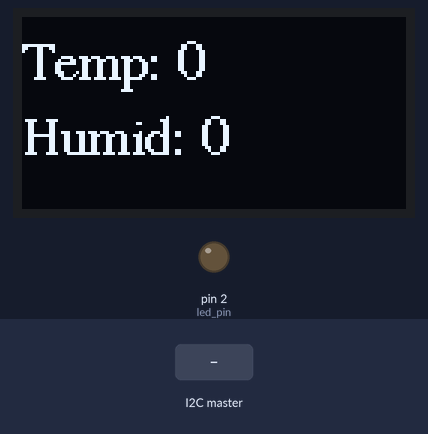
Recording of a sketch running on a simulated Arduino Uno, built with avr-gcc and run on an emulated ATmega328P. Parts: 128×64 one-colour display, output pins drawn as LEDs (lit = HIGH). The test bench sets the inputs (shaded band). What the sketch prints to the serial monitor is not drawn.

Above: at 3.7 s.
3.8 s: the I2C master sends the byte 1
At 6.3 s:
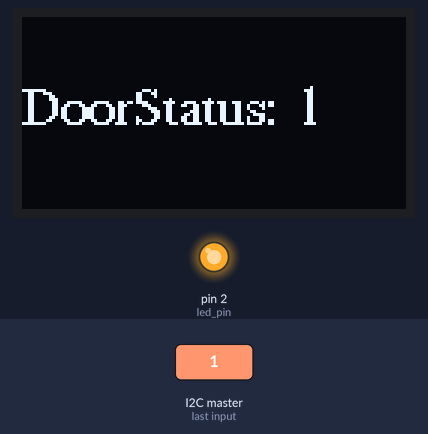
6.6 s: the I2C master sends the byte 5
At 7.6 s:
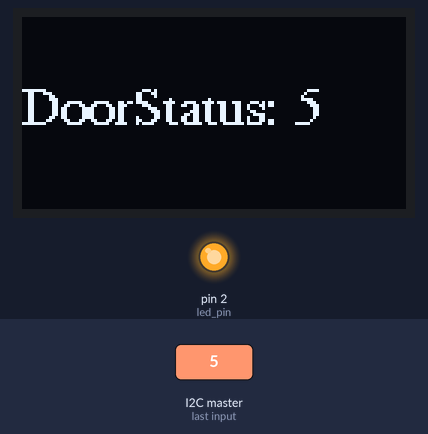
Timing chart, 0 to 10.7 s (numbered marks = the images above; inputs shaded):
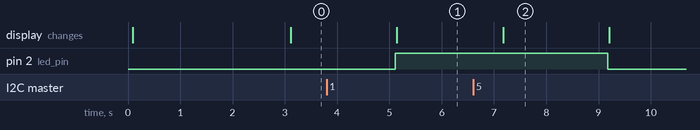

The sketch:

4.Nano_Display.ino
```cpp
#include <Wire.h>
#include <Arduino_JSON.h>
#include <ArduinoJson.h>
#include <SPI.h>
#include <Adafruit_GFX.h>
#include <Adafruit_SSD1306.h>
#include <Fonts/FreeSerif9pt7b.h>
//#include <Adafruit_Sensor.h>
//#include <Adafruit_BME280.h>
#define SCREEN_WIDTH 128 // OLED display width, in pixels
#define SCREEN_HEIGHT 64 // OLED display height, in pixels
#define OLED_RESET     -1 // Reset pin # (or -1 if sharing Arduino reset pin)
Adafruit_SSD1306 display(SCREEN_WIDTH, SCREEN_HEIGHT, &Wire, OLED_RESET);
struct message {
	uint8_t MsgID;
	uint8_t DoorClient;
	uint8_t DoorStatus;
	uint8_t SpeakerStatus;
	uint8_t Temparature[4];
	uint8_t Pressure[4];
	uint8_t Altitude[4];
	uint8_t Humidity[4];
	int TemparatureF;
	int PressureF;
	int AltitudeF;
	int HumidityF;
};
struct message ClientData;
#define BME_SCK 13
#define BME_MISO 12
#define BME_MOSI 11
#define BME_CS 10
#define SEALEVELPRESSURE_HPA (1013.25)
//Adafruit_BME280 bme; // I2C
//int deviceID = EEPROM.read(0);
unsigned long delayTime;
int check_event = 0;
uint8_t data[28];
uint8_t buf[4];
uint8_t len = 4;
int messageID = 0;
void receiveEvent(int howMany) {
	Serial.print("Reading byte : ");
	Serial.println(howMany);
	uint8_t i= 0;
	while(i<howMany) {
		data[i] = Wire.read();
		//Serial.print("Data:");
		//Serial.println(data[i]);
		i++;
	}

/*	for ( i = 0; i < length; i++) {
		str[i]=(char)payload[i];
		Serial.print((char)payload[i]);
	}
	data[i] = 0;
	Serial.println();
	StaticJsonDocument <256> doc;
	deserializeJson(doc,data);
	const char* sensor = doc["sensor"];
	byte time = doc["time"];
	byte door = doc["Value"];
*/

	if(howMany <= 1) {
		check_event = 1;
	} else {
#if 1
		memcpy((struct message *)&ClientData, data, i);
		Serial.print("MsgID: ");
		Serial.println(ClientData.MsgID);
		Serial.print("DoorClient: ");
		Serial.println(ClientData.DoorClient);
		Serial.print("DoorStatus: ");
		Serial.println(ClientData.DoorStatus);
		Serial.print("SpeakerStatus: ");
		Serial.println(ClientData.SpeakerStatus);
		Serial.print("Temparature: ");
		sscanf(&data[4], "%f", &ClientData.TemparatureF);
		Serial.println(ClientData.TemparatureF);
		Serial.print("Pressure: ");
		sscanf(&data[8], "%f", &ClientData.PressureF);
		Serial.println(ClientData.PressureF);
		Serial.print("Altitude: ");
		sscanf(&data[12], "%f", &ClientData.AltitudeF);
		Serial.println(ClientData.AltitudeF);
		Serial.print("Humidity: ");
		sscanf(&data[16], "%f", &ClientData.TemparatureF);
		Serial.println(ClientData.HumidityF);
		Serial.println("\n--------------Data Received perfect--------------\n");
#endif
	}
}

void display_config()
{
	if(!display.begin(SSD1306_SWITCHCAPVCC, 0x3C)) { // Address 0x3D for 128x64
		Serial.println(F("SSD1306 allocation failed"));
		for(;;); // Don't proceed, loop forever
	}

	display.setFont(&FreeSerif9pt7b);
	// Clear the buffer
	display.clearDisplay();
	display.display();

	testdrawstyles();    // Draw 'stylized' characters
}
int led_pin=2;
void setup() {
	pinMode(led_pin,OUTPUT);
	Serial.begin(9600);
	Wire.begin(8);
	while(!Serial);    // time to get serial running
	Serial.println(F("BME280 test - Original"));
	Serial.println(F("praveen"));
	Wire.onReceive(receiveEvent);

	display_config();

	Serial.println();
}

void loop() {
	delay(2000);
	display.clearDisplay();
	if(check_event == 1) {
		if(data[0] >= 1) {
			digitalWrite(led_pin,HIGH);
			//display.setCursor(0,0);
			display.setCursor(0, 35);
			display.setTextSize(1);
			//display.setTextColor(SSD1306_WHITE);
			display.print("DoorStatus: ");
			display.println(data[0]);
			display.display();
			messageID = 0;
		}
		check_event = 0;
	} else {
		digitalWrite(led_pin,LOW);
		display.setCursor(0,20);
		display.setTextSize(1);
		//display.setTextColor(SSD1306_WHITE);
		//display.println("Message Received....!");
		//display.print("messageID = ");
		//display.println(messageID);
		//display.print("DoorClient: ");
		//display.println(ClientData.DoorClient);
		//display.print("DoorStatus: ");
		//display.println(ClientData.DoorStatus);
		//display.print("SpeakerStatus: ");
		//display.println(ClientData.SpeakerStatus);
		display.print("Temp: ");
		display.setTextSize(1);
		display.println(ClientData.TemparatureF);
		//display.print("Pressure: ");
		//display.println(ClientData.PressureF);
		//display.print("Altitude: ");
		//display.println(ClientData.AltitudeF);
		display.setTextSize(1);
		display.setCursor(0, 45);
		display.print("Humid: ");
		display.setTextSize(1);
		display.println(ClientData.HumidityF);
		display.display();
		messageID++;
	}

	if(messageID > 32767)
		messageID = 0;
}

void testdrawstyles(void) {
	display.clearDisplay();
	display.setCursor(0,0);
	display.setTextSize(1);
	display.setTextColor(SSD1306_WHITE);
	//display.println("Start");
	//display.display();
	//delay(2000);

	display.setCursor(50,27);
	display.println("Application init....");
	display.display();
	delay(1000);

	//display.setCursor(100,55);
	//display.println("End");
	//display.display();
	//delay(2000);

	//display.setCursor(0,55);
	//display.println("bottom left");
	//display.display();
	//delay(2000);

	//display.setCursor(72,0);
	//display.println("top right");
	//display.display();
}
```

Measured:
- after the input at 3.8 s, pin 2 (led_pin): LOW → HIGH after 1.3 s; the display: changes after 1.3 s (image 1)
- after the input at 6.6 s, pin 2 (led_pin): HIGH → LOW after 2.6 s instead of 0.54 s; the display: changes after 0.57 s (image 2)
